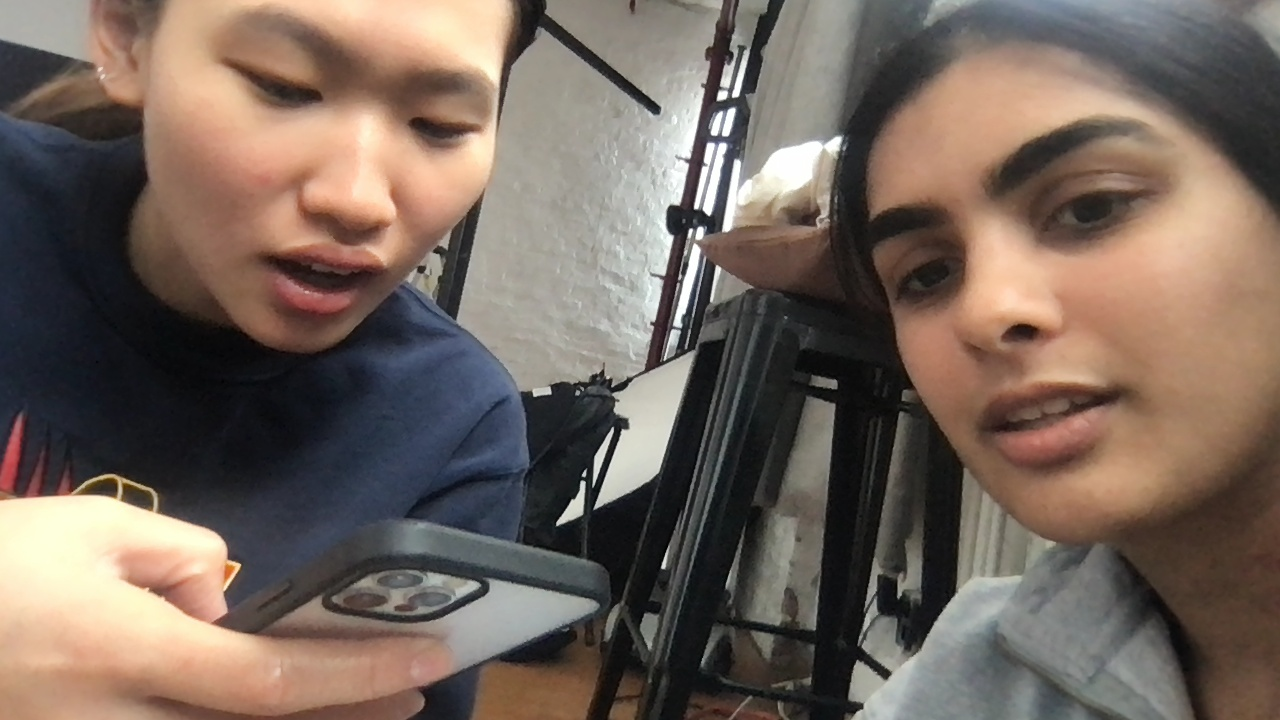
%> input picture image.jpg, 1280 x 720 px
$ octave outline.m   (GNU Octave 9; MATLAB toolbox functions it lacks are replaced by stand-ins)
%> lines starting %> are read from the running program, lines starting %| are printed output that depends on the picture; in (x1, y1, x2, y2) boxes, pixels count from 0 and x2, y2 are one past the last pixel; in counts of white or black regions, pixels touching at a corner belong together; the program's own positions count from 1
image = imread('image.jpg');
%> image is the input picture: size 720x1280x3 uint8; mean R, G, B 116.4, 102, 92.6

im1 = image(:,:,1);
edgeDetector = [1 1 1; 0 0 0; -1 -1 -1]; % edge detection kernel

processed_1 = conv2(im1, edgeDetector, 'same');
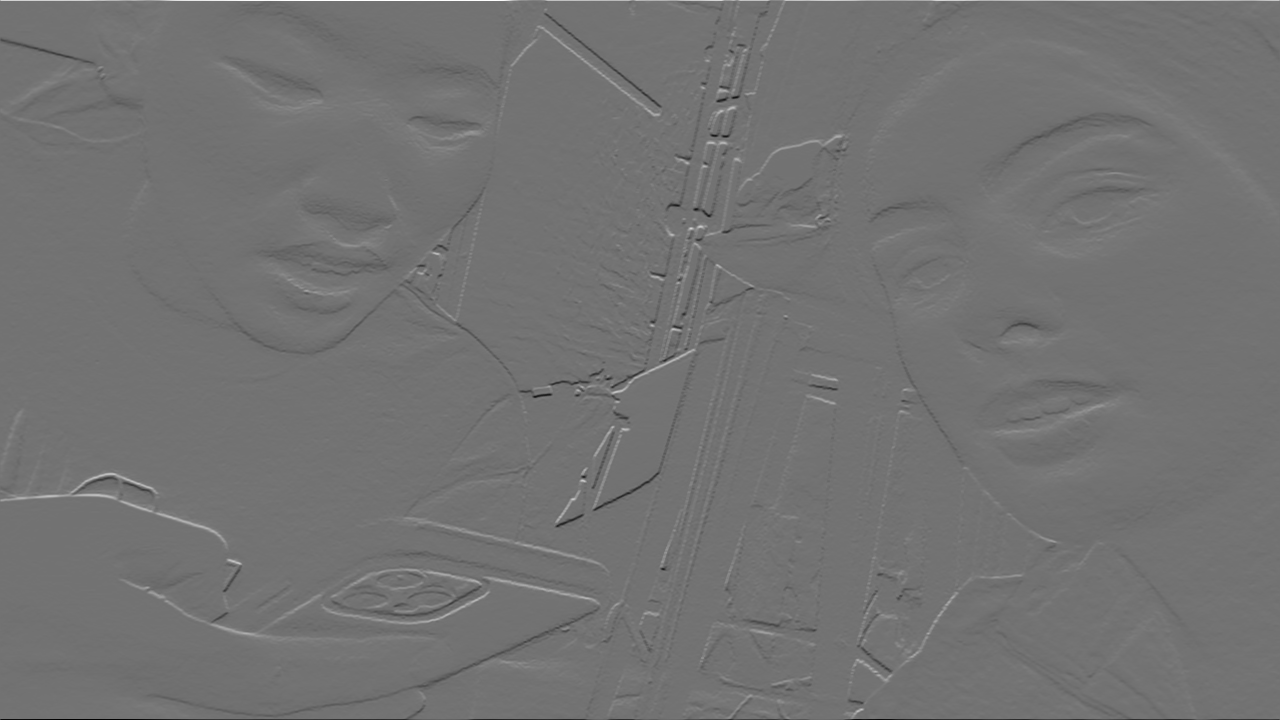
%> processed_1: size 720x1280 double; min -628, max 765, mean -0.2; drawn with min black and max white

binaryImage = processed_1 > 128;
%> binaryImage: size 720x1280 logical; 0.73% white in thin lines or dots

figure(1)
binaryImage = imclearborder(binaryImage);
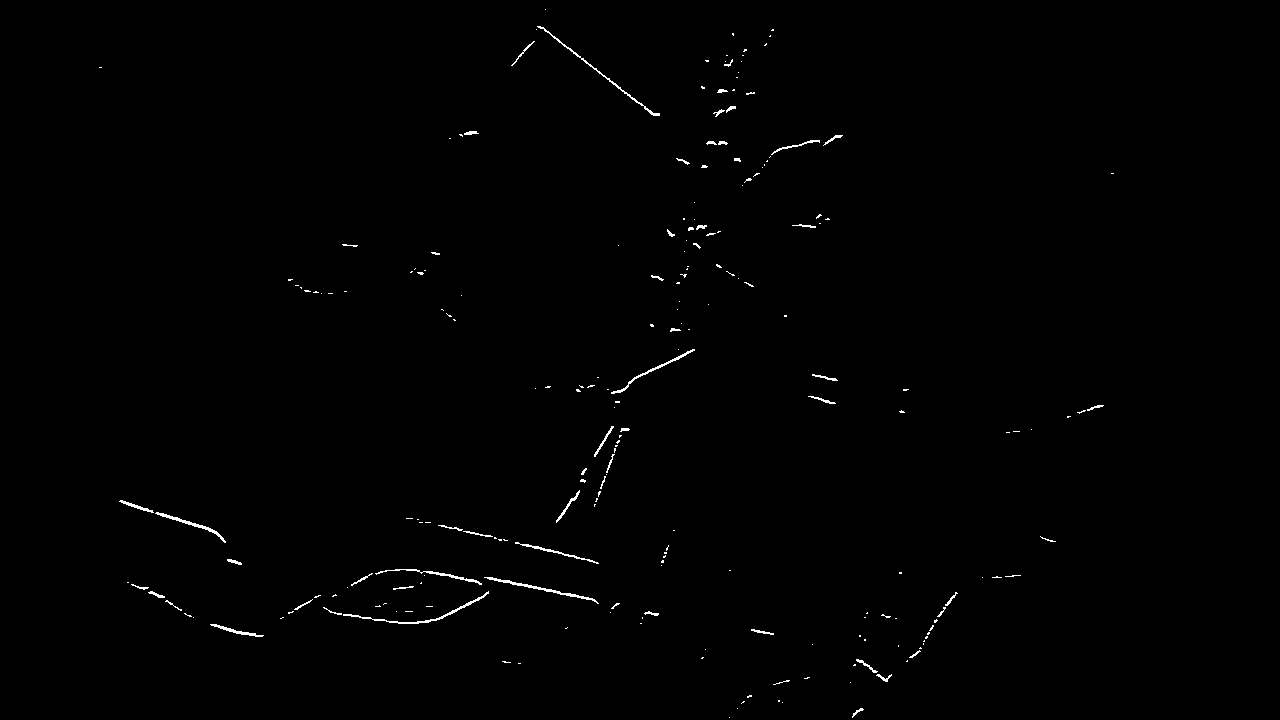
%> binaryImage: size 720x1280 logical; 0.53% white in thin lines or dots, all inside (x1, y1, x2, y2) = (99, 9, 1114, 718)
boundaries = bwboundaries(binaryImage);
%> boundaries = 223 boundaries; largest, box (x1, y1, x2, y2) and points: (343, 591, 489, 624) 294, (537, 26, 660, 116) 262, (484, 577, 599, 604) 229, (375, 569, 482, 585) 216, (611, 349, 695, 394) 173
x = boundaries{1}(:, 2);
%> x = [100; 101; 102; 101; 100]
y = boundaries{1}(:, 1);
%> y = [68; 68; 68; 68; 68]
hold on;
plot(x, y, 'r-', 'LineWidth', 2);
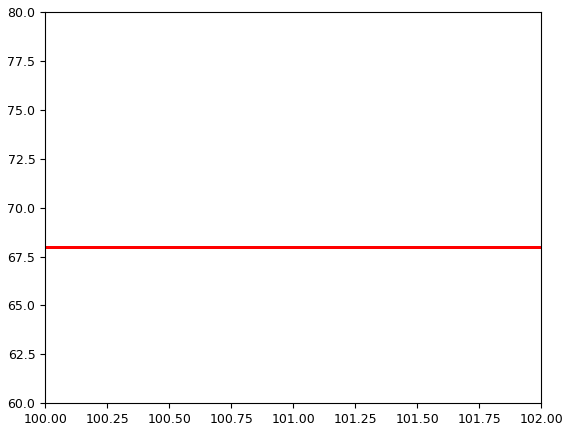
%> figure redrawn from the program's plot data
hold off;

%% Image Processing
edgeDetector = [1 1 1; 0 0 0; -1 -1 -1]; % edge detection kernel

image = imread('image.jpg');

figure(2)

% ORIGINAL IMAGES
image_1 = image(:,:,1);
subplot(3,2,1)
imshow(image_1) % image 1, light greyscale
title('Original image 1')

image_2 = image(:,:,2);
subplot(3,2,3)
imshow(image_2) % image 2, medium greyscale
title('Original image 2')

image_3 = image(:,:,3);
subplot(3,2,5)
imshow(image_3) % image 3, dark greyscale
title('Original image 3')

% PROCESSED IMAGES
processed_1 = conv2(image_1, edgeDetector, 'same');
subplot(3, 2, 2)
imshow(processed_1) % edge detector 1
title('Processed image 1')

processed_2 = conv2(image_2, edgeDetector, 'same');
subplot(3, 2, 4)
imshow(processed_2) % edge detector 2
title('Processed image 2')

processed_3 = conv2(image_3, edgeDetector, 'same');
subplot(3, 2, 6)
imshow(processed_3) % edge detector 3
title('Processed image 3')


set(gcf,'Position',[200 200 1000 500])
sgtitle('3.4 Image Processing')

% The darker the greyscale, the more noise in the edge detection processed
% image


%% Image Processing Using Sobel Edge Detection

figure(3)
% AVERAGED IMAGES
avg_filter = [1 2 1; 2 4 2; 1 2 1]./16; % --> Adding averaging filter to images reduces noise in edge detection
avg_1 = conv2(image_1, avg_filter, 'same');
subplot(3,5,1)
imshow(avg_1) % averaged image 1
title('Averaged image 1')

avg_2 = conv2(image_2, avg_filter, 'same');
subplot(3,5,6)
imshow(avg_2) % averaged image 2
title('Averaged image 2')

avg_3 = conv2(image_3, avg_filter, 'same');
subplot(3,5,11)
imshow(avg_3) % averaged image 3
title('Averaged image 3')

% X-PROCESSED IMAGES
X_kernel = [-1 0 1; -2 0 2; -1 0 1]; % X edge detection kernel

X_1 = conv2(avg_1, X_kernel, 'same');
subplot(3, 5, 2)
imshow(X_1) % X-detector 1
title('X-Processed image 1')

X_2 = conv2(avg_2, X_kernel, 'same');
subplot(3, 5, 7)
imshow(X_2) % X-detector 2
title('X-Processed image 2')

X_3 = conv2(avg_3, X_kernel, 'same');
subplot(3, 5, 12)
imshow(X_3) % X-detector 3
title('X-Processed image 3')

% Y-PROCESSED IMAGES
Y_kernel = [-1 -2 -1; 0 0 0; 1 2 1]; % Y edge detection kernel

Y_1 = conv2(avg_1, Y_kernel, 'same');
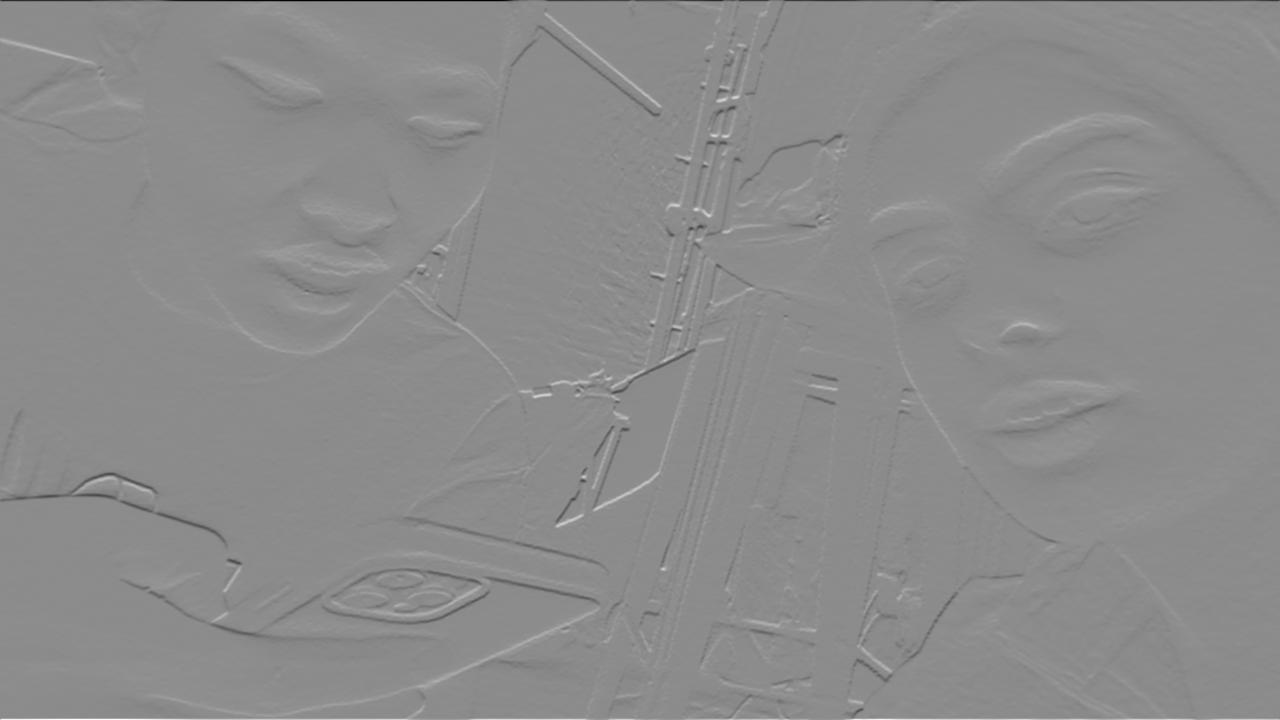
%> Y_1: size 720x1280 double; min -1019.9, max 837.6, mean 0.2; drawn with min black and max white
subplot(3, 5, 3)
imshow(Y_1) % X-detector 1
title('Y-Processed image 1')

Y_2 = conv2(avg_2, Y_kernel, 'same');
subplot(3, 5, 8)
imshow(Y_2) % X-detector 2
title('Y-Processed image 2')

Y_3 = conv2(avg_3, Y_kernel, 'same');
subplot(3, 5, 13)
imshow(Y_3) % X-detector 3
title('Y-Processed image 3')

% X + Y
XY_1 = X_1 + Y_1;
subplot(3, 5, 4)
imshow(XY_1) % X+Y Sobel Edge Detector 1
title('Sobel image 1')

XY_2 = X_2 + Y_2;
subplot(3, 5, 9)
imshow(XY_2) % X+Y Sobel Edge Detector 2
title('Sobel image 2')

XY_3 = X_3 + Y_3;
subplot(3, 5, 14)
imshow(XY_3) % X+Y Sobel Edge Detector 3
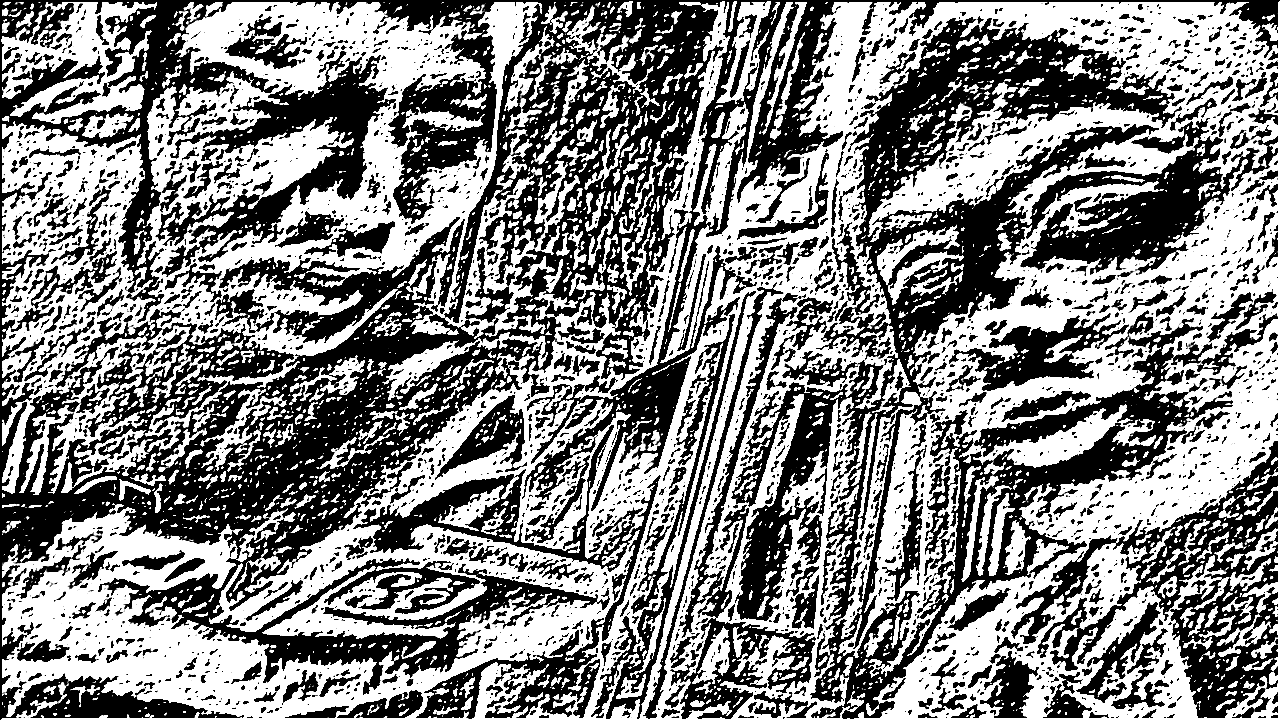
%> displayed picture: size 720x1280, on the screen's scale of 0 to 255; min 0, max 255, mean 132.4
title('Sobel image 3')

% ORIGINAL IMAGES
subplot(3,5,5)
imshow(image_1) % image 1, light grey scale
title('Original image 1')

subplot(3,5,10)
imshow(image_2) % image 2, medium grey scale
title('Original image 2')

subplot(3,5,15)
imshow(image_3) % image 3, dark grey scale
title('Original image 3')


set(gcf,'Position',[200 200 1000 500])
sgtitle('Image Processing Sobel Edge Detection Method')
